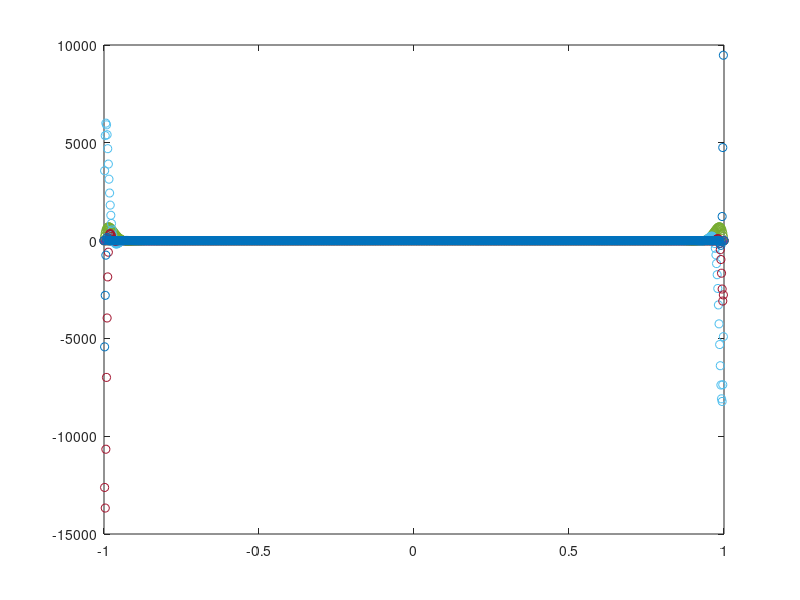
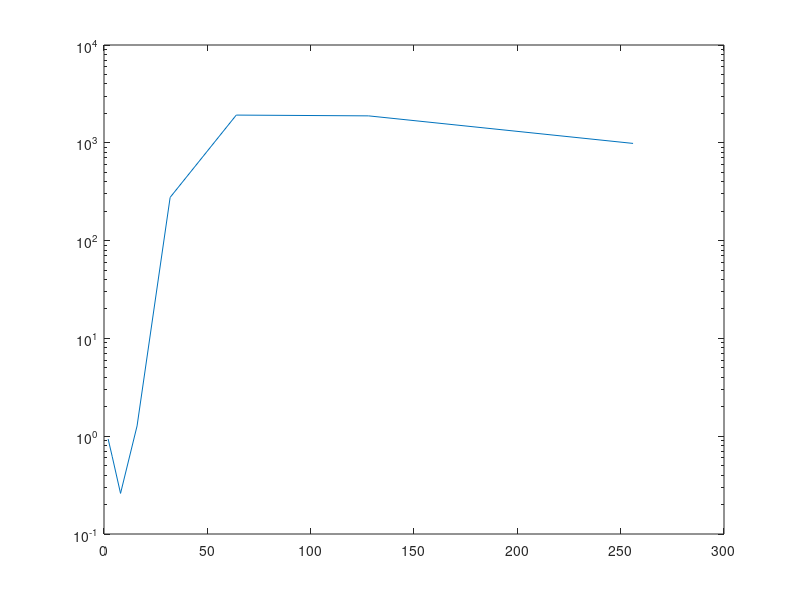

These charts were generated, in order, by the following MATLAB code:
clear; 
clc;

%% Define the unknown function to interpolate
%f = @(x) exp(x).*sin(x);
f = @(x) 1./(1+25*x.^2);

%% Setup different numbers of interpolation nodes/data sites.
Nd = [2,4,8,16,32,64,128,256];

%% Setup the points at which we want to evaluate the interpolant
xe = linspace(-1,1,1000)'; %generate evenly-spaced points
ye = f(xe); %evaluate function

%% Preallocate space for numerical solution
ye_num = zeros(length(ye),length(Nd));

%% Start plotting stuff
figure
plot(xe,ye,'black');
pause %waits for input

%% Loop goes over different numbers of interpolation nodes
for it=1:length(Nd)
    x = linspace(-1,1,Nd(it))'; %generate evenly-spaced points in [-1,1].
    y = f(x);
    
    %% Form Vandermonde matrix "intelligently"
    V = zeros(length(x),length(x));
    for vit = 1:Nd(it)
        V(:,vit) = x.^(vit-1);
    end
    
    %% Compute coefficients by solving linear system
    a = V\y;
    
    %% Evaluate polynomial interpolant by building eval matrix and
    %% multiplying with coefficients.
    Ve = zeros(length(xe),length(x));
    for vit = 1:Nd(it)
        Ve(:,vit) = xe.^(vit-1);
    end
    ye_num(:,it) = Ve*a; %Do the matrix-vector product to predict values
    
    %% Plot stuff
    hold on;
    plot(xe,ye_num(:,it),'o');
    drawnow
    pause
end

%% Now plot relative errors
figure
e2 = zeros(length(Nd),1);
for it=1:length(Nd)
    e2(it,1) = norm(ye_num(:,it)-ye)./norm(ye);
end
semilogy(Nd,e2);
    